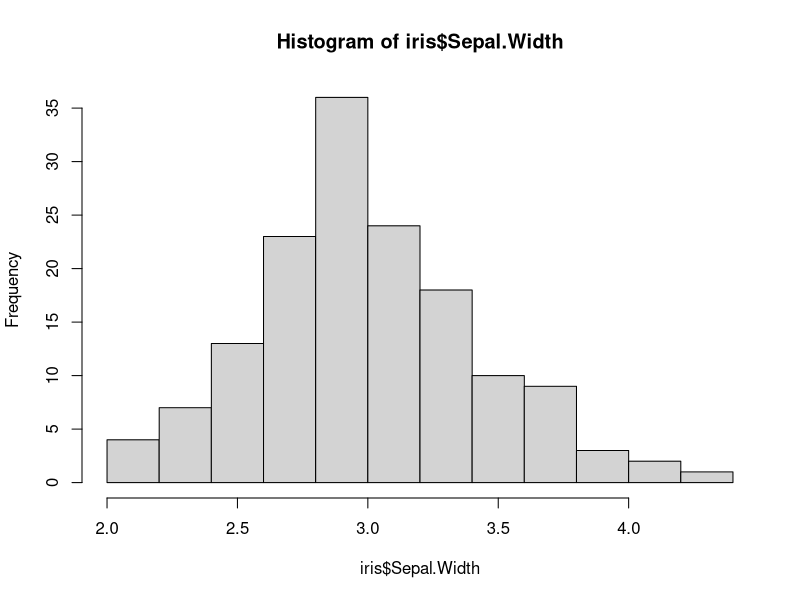
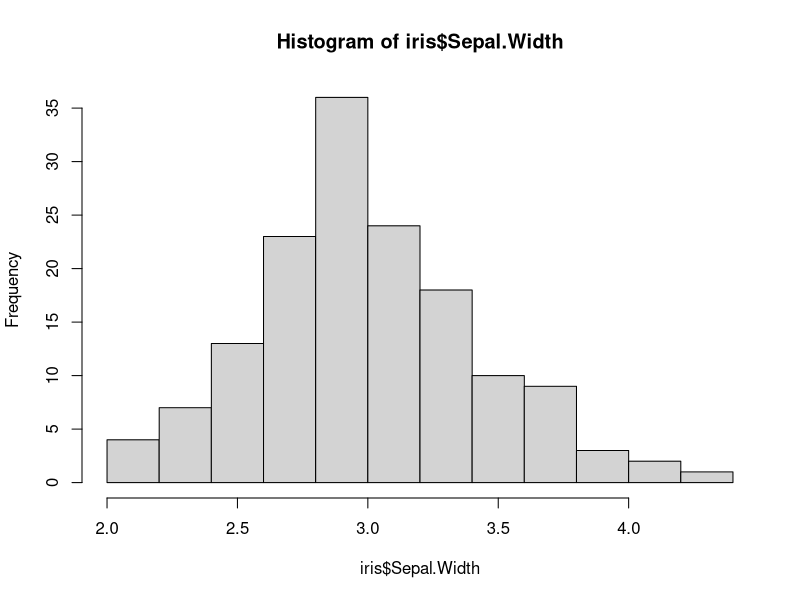
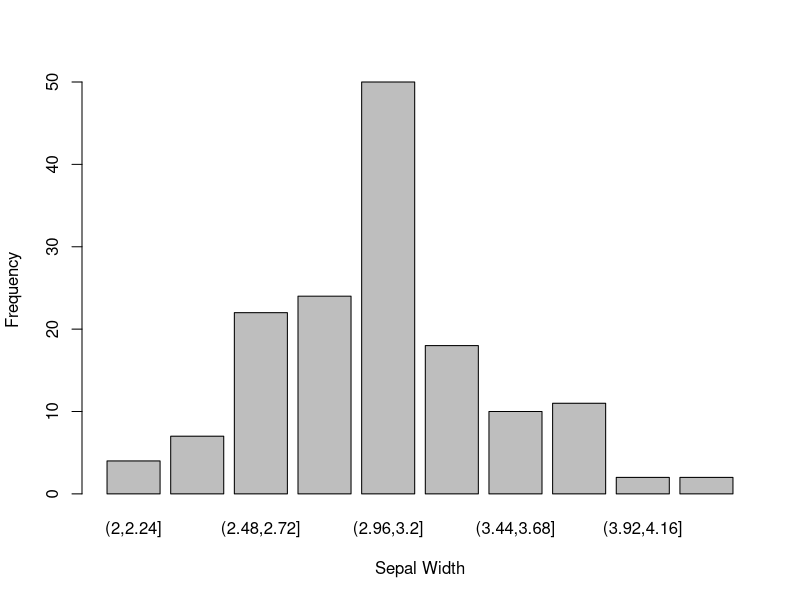
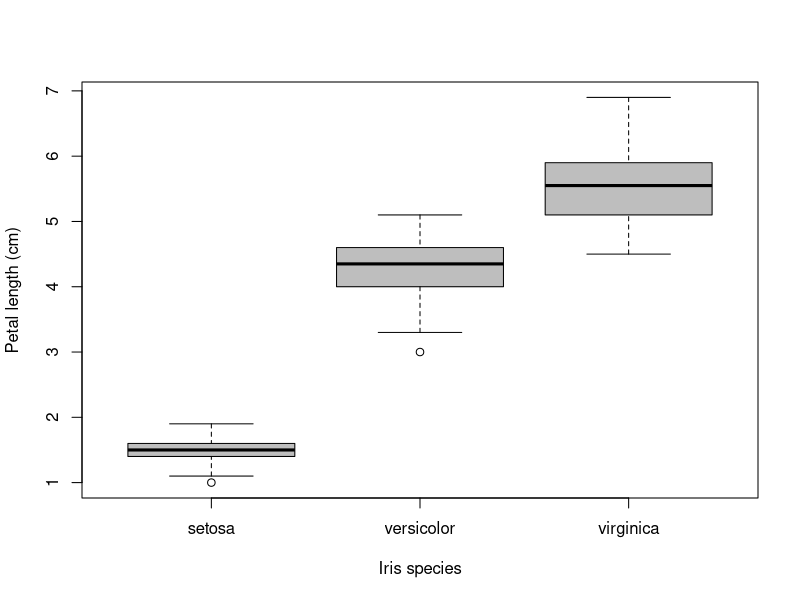
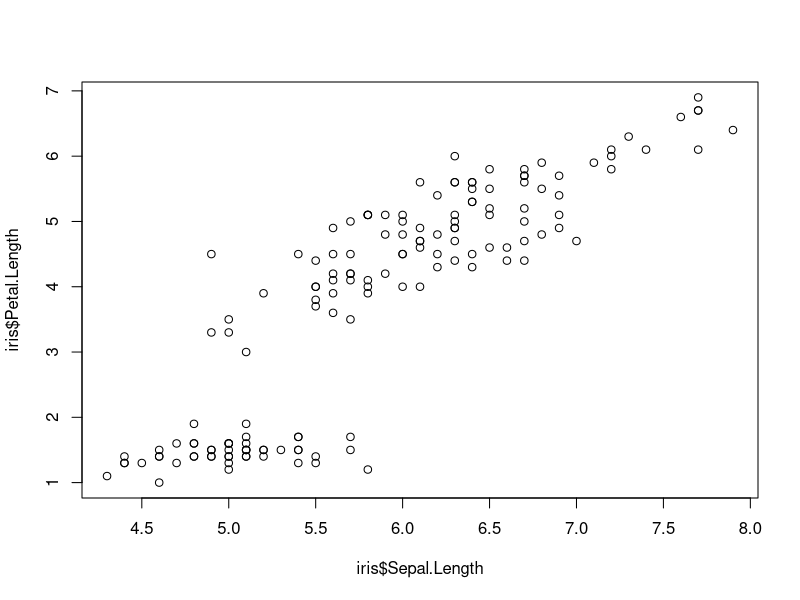
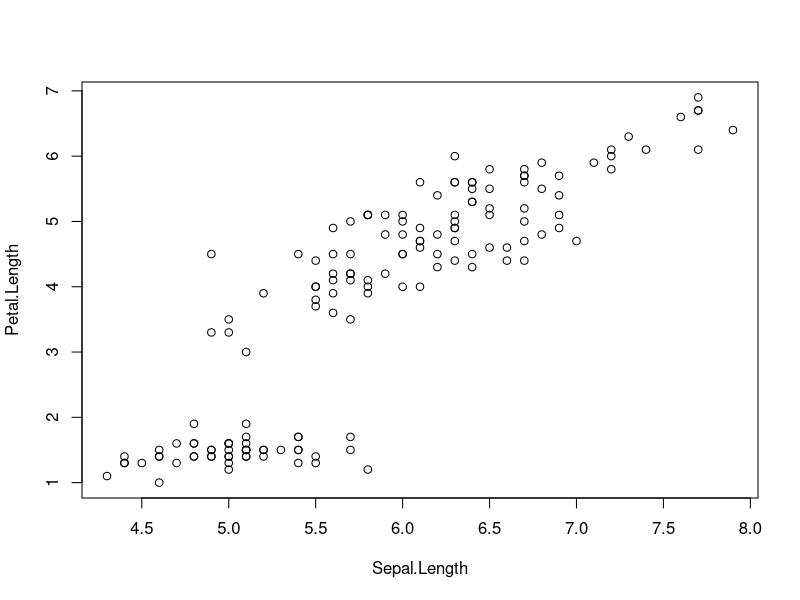
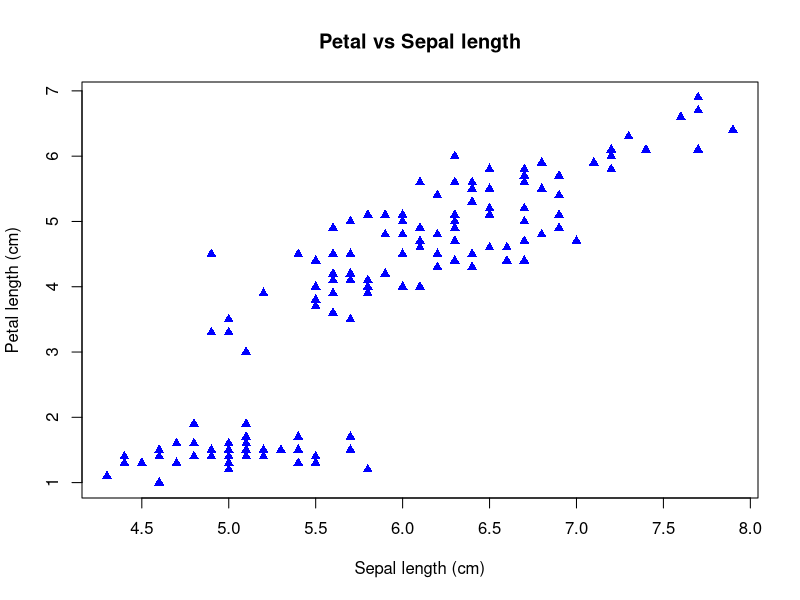
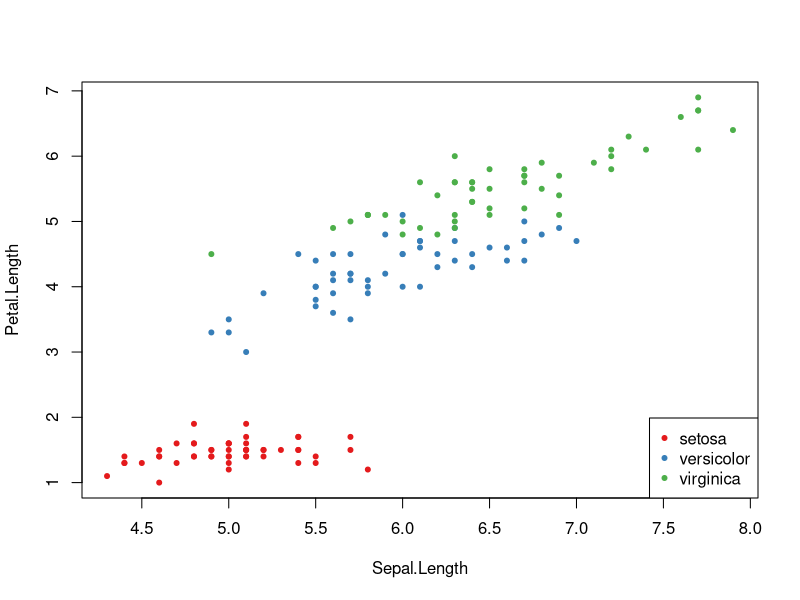

Here is the R script that generated these plots, in order:
## ---- chunk 1
knitr::opts_chunk$set(echo = TRUE)
## ---- chunk 2
data(iris)
str(iris)
## ---- chunk 3
# Using the hist() function
hist(iris$Sepal.Width)

# you can define the number of bins in your histogram with the "breaks=" argument"
sw_his<-hist(iris$Sepal.Width,breaks=10)
sw_his[c("breaks","counts")]


# Without the hist() function
bin_data<-cut(iris$Sepal.Width, breaks = 10)
count_data<-table(bin_data)

barplot(count_data,
        ylab="Frequency",
        xlab="Sepal Width")
## ---- chunk 4

plot(x=iris$Species,y=iris$Petal.Length,
     ylab="Petal length (cm)",
     xlab="Iris species",
     col="grey")

## ---- chunk 5

plot(x=iris$Sepal.Length,y=iris$Petal.Length)

# common formula annotation
plot(Petal.Length~Sepal.Length, data=iris)
## ---- chunk 6

plot(x=iris$Sepal.Length,y=iris$Petal.Length,
     ylab="Petal length (cm)",
     xlab="Sepal length (cm)",
     main="Petal vs Sepal length", 
     pch=17,
     col="blue")

## ---- chunk 7
#select the colors that will be used
library(RColorBrewer)

#all palette available from RColorBrewer
#display.brewer.all() 

#cols contain the names of 3 different colors
cols<-brewer.pal(n=3,name="Set1")

#create a color vector corresponding to levels in the species variable in the iris dataset
cols_sp<-cols[iris$Species]

plot(Petal.Length~Sepal.Length, 
     data=iris, 
     col=cols_sp,
     pch=20)

# Include legend
legend("bottomright",legend=levels(iris$Species),col=cols,pch=20)
## ---- chunk 8
library(ggplot2)

# ggplot2 is also included in the tidyverse library
# library(tidyverse)

ggplot(data=iris, aes(Sepal.Width)) + 
  geom_histogram(bins=10)

## ---- chunk 9

ggplot(data=iris, aes(x=iris$Species,y=iris$Petal.Length)) +
  geom_boxplot() +
  xlab("Species") +
  ylab("Petal length") +
  ggtitle("Box plot") +
  theme(plot.title = element_text(hjust=0.5))

## ---- chunk 10
ggplot(data=iris, aes(x=iris$Species,y=iris$Petal.Length)) +
  geom_boxplot() +
  geom_jitter(alpha = 0.5, color = "green")+
  xlab("Species") +
  ylab("Petal length") +
  ggtitle("Box plot") +
  theme(plot.title = element_text(hjust=0.5))

## ---- chunk 11


ggplot(data = iris, aes(x = Sepal.Length, y = Petal.Length)) +
  geom_point()


## ---- chunk 12
ggplot(data = iris, aes(x = Sepal.Length, y = Petal.Length)) +
  geom_point(aes(colour = Species))
## ---- chunk 13
ggplot(data = iris, aes(x = Sepal.Length, y = Petal.Length)) +
  geom_point(aes(size = Petal.Width, colour=Species))
## ---- chunk 14
ggplot(data = iris, aes(x = Sepal.Length, y = Petal.Length)) +
  geom_point(aes(size = Petal.Width, colour=Species),alpha = 0.6)
## ---- chunk 15
## Create categorical variable for Petal Width (wide vs thin)

iris$Petal_Width_factor<-ifelse(iris$Petal.Width>mean(iris$Petal.Width), "Wide","Thin")

ggplot(data = iris, aes(x = Sepal.Length, y = Petal.Length)) +
  geom_point(aes(shape = Petal_Width_factor, colour=Species),alpha = 0.6, size=4)
